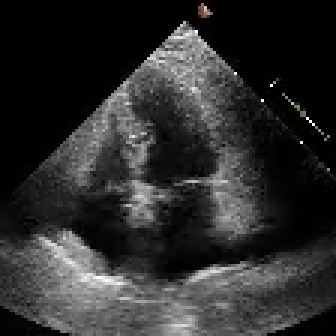
#> input picture frame 14 of Lab/02/Task_3_Echo_Analysis/data/0X1A0A263B22CCD966.mp4, 112 x 112 px (shown 3 times larger)
$ jupyter execute realtime_echo.ipynb
#> lines starting #> are read from the running program, lines starting #| are printed output that depends on the picture
[cell 1]
import cv2
import matplotlib.pyplot as plt
import numpy as np

[cell 2]
video = cv2.VideoCapture("data/0X1A0A263B22CCD966.mp4")

if not video.isOpened():
    raise FileNotFoundError(
        f"Error: Could not open the video file'"
    )

[cell 3]
while True:
    ret, frame = video.read()
#> frame is the input picture: shape (112, 112, 3); mean B, G, R 44.6, 44.6, 44.7

    if not ret:
        print("End of video stream or cannot fetch the frame.")
        break

    if len(frame.shape) == 3:
        raw_gray = cv2.cvtColor(frame, cv2.COLOR_BGR2GRAY)
    else:
        raw_gray = frame

    equalized = cv2.equalizeHist(raw_gray)
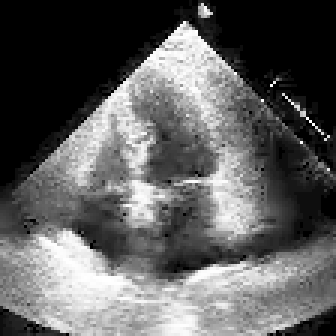
#> equalized: shape (112, 112) (shown 3 times larger); min 0, max 255, mean 94.4

    heatmap = cv2.applyColorMap(equalized, cv2.COLORMAP_JET)
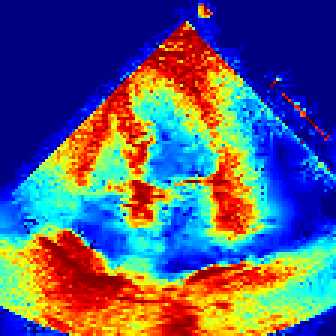
#> heatmap: shape (112, 112, 3) (shown 3 times larger); mean B, G, R 123.2, 93.7, 88.1

    b, g, r = cv2.split(heatmap)
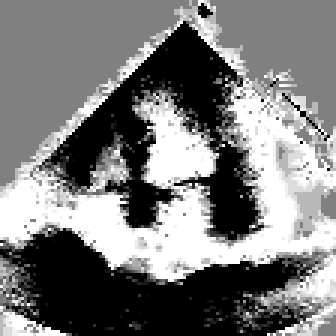
#> b: shape (112, 112) (shown 3 times larger); min 0, max 255, mean 123.2
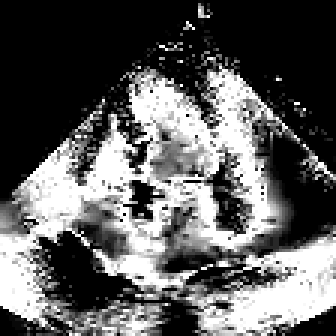
#> g: shape (112, 112) (shown 3 times larger); min 0, max 255, mean 93.7
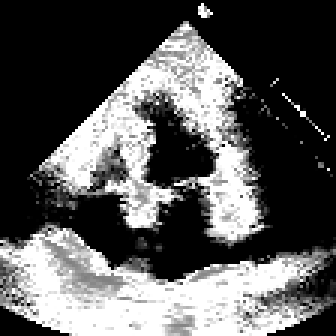
#> r: shape (112, 112) (shown 3 times larger); min 0, max 255, mean 88.1

    mean_b = np.mean(b)
#> mean_b = 123.2
    mean_g = np.mean(g)
#> mean_g = 93.74
    mean_r = np.mean(r)
#> mean_r = 88.13

    mean_gray = (mean_b + mean_g + mean_r) / 3.0
#> mean_gray = 101.7

    scale_b = mean_gray / (mean_b if mean_b > 0 else 1)
#> scale_b = 0.825
    scale_g = mean_gray / (mean_g if mean_g > 0 else 1)
#> scale_g = 1.08
    scale_r = mean_gray / (mean_r if mean_r > 0 else 1)
#> scale_r = 1.15

    b_balanced = np.clip(b * scale_b, 0, 255).astype(np.uint8)
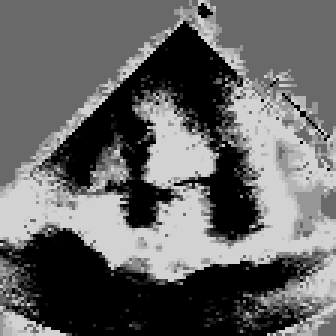
#> b_balanced: shape (112, 112) (shown 3 times larger); min 0, max 210, mean 101.3
    g_balanced = np.clip(g * scale_g, 0, 255).astype(np.uint8)
    r_balanced = np.clip(r * scale_r, 0, 255).astype(np.uint8)

    balanced_bgr = cv2.merge([b_balanced, g_balanced, r_balanced])
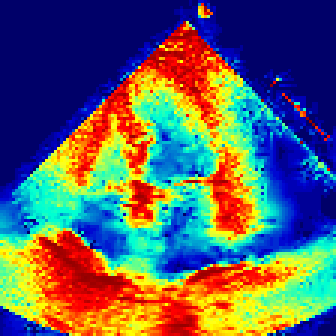
#> balanced_bgr: shape (112, 112, 3) (shown 3 times larger); mean B, G, R 101.3, 97.2, 93.4

    image_float = balanced_bgr.astype(np.float32)

    max_val = np.max(image_float)
#> max_val = 255
    c = 255 / np.log(1 + max_val)
#> c = 45.99

    log_transformed = c * np.log(1 + image_float)
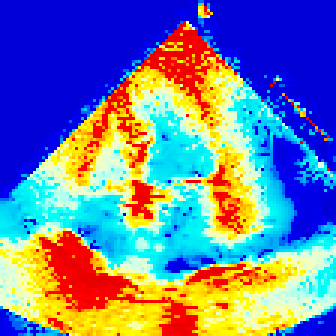
#> log_transformed: shape (112, 112, 3) float32 (shown 3 times larger); mean B, G, R 160.5, 126, 109.6
    log_transformed = np.clip(log_transformed, 0, 255).astype(np.uint8)

    log_transformed_normalized = log_transformed / 255.0
    gamma = 1.5

    gamma_corrected = np.power(log_transformed_normalized, gamma)
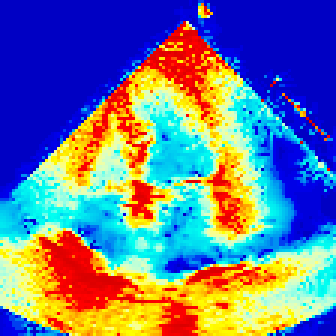
#> gamma_corrected: shape (112, 112, 3) float64 (shown 3 times larger); mean B, G, R 0.59, 0.471, 0.417
    gamma_corrected = (gamma_corrected * 255).astype(np.uint8)

    raw_bgr = cv2.cvtColor(raw_gray, cv2.COLOR_GRAY2BGR)

    monitoring_array = np.hstack((raw_bgr, gamma_corrected))
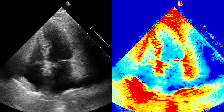
#> monitoring_array: shape (112, 224, 3); mean B, G, R 97.4, 82.3, 75.5

    cv2.imshow("Ultrasound Pipeline: Raw vs Enhanced", monitoring_array)

    if cv2.waitKey(30) & 0xFF == ord("q"):
#> (key q is pressed here)
        break

video.release()
cv2.destroyAllWindows()

$ run again, starting later in the video
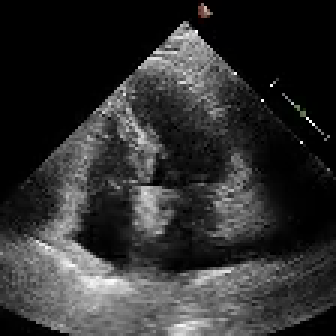
#> input picture frame 63 of Lab/02/Task_3_Echo_Analysis/data/0X1A0A263B22CCD966.mp4, 112 x 112 px (shown 3 times larger)
#> frame is the input picture: shape (112, 112, 3); mean B, G, R 47.9, 47.9, 47.9
#> mean_b = 123.1
#> mean_g = 89.95
#> mean_r = 84.73
#> mean_gray = 99.25
#> scale_b = 0.806
#> scale_g = 1.1
#> scale_r = 1.17
#> `balanced_bgr = cv2.merge([b_balanced, g_balanced, r_balanced])`:
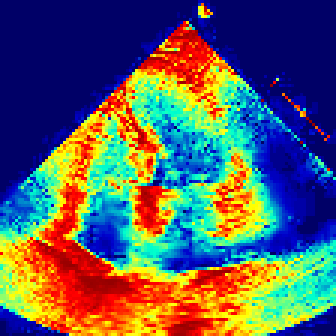
#> balanced_bgr: shape (112, 112, 3) (shown 3 times larger); mean B, G, R 98.9, 94, 90.2
#> max_val = 255
#> c = 45.99
#> `monitoring_array = np.hstack((raw_bgr, gamma_corrected))`:
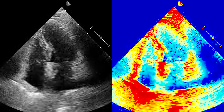
#> monitoring_array: shape (112, 224, 3); mean B, G, R 99.2, 81.4, 75.2

$ run again, starting later in the video
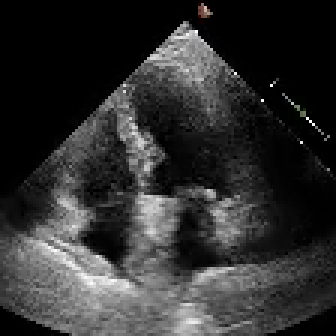
#> input picture frame 112 of Lab/02/Task_3_Echo_Analysis/data/0X1A0A263B22CCD966.mp4, 112 x 112 px (shown 3 times larger)
#> frame is the input picture: shape (112, 112, 3); mean B, G, R 47.9, 47.9, 47.9
#> mean_b = 123
#> mean_g = 91.72
#> mean_r = 86.28
#> mean_gray = 100.3
#> scale_b = 0.816
#> scale_g = 1.09
#> scale_r = 1.16
#> max_val = 255
#> c = 45.99
#> `monitoring_array = np.hstack((raw_bgr, gamma_corrected))`:
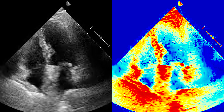
#> monitoring_array: shape (112, 224, 3); mean B, G, R 99.2, 82.4, 76
